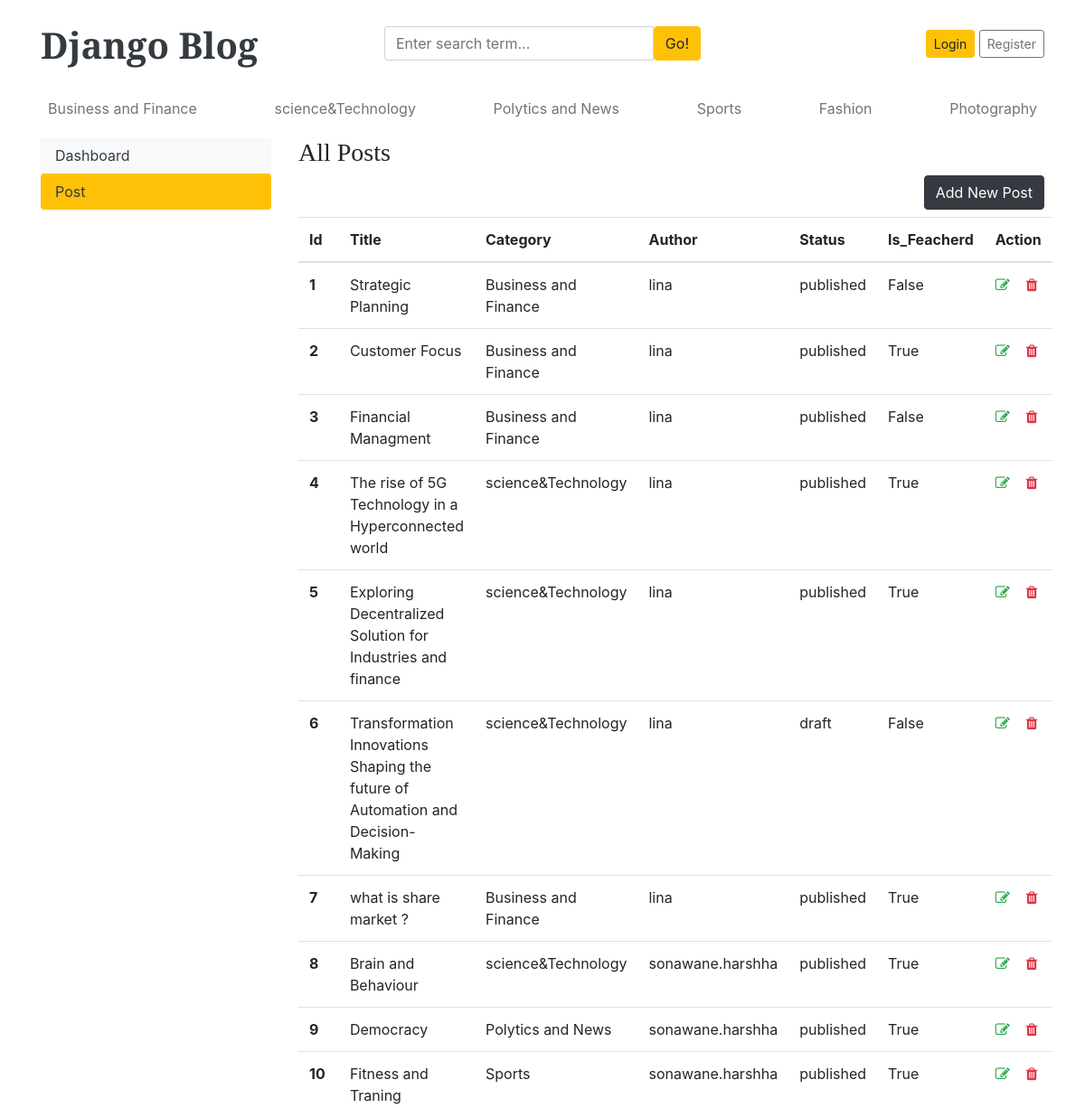
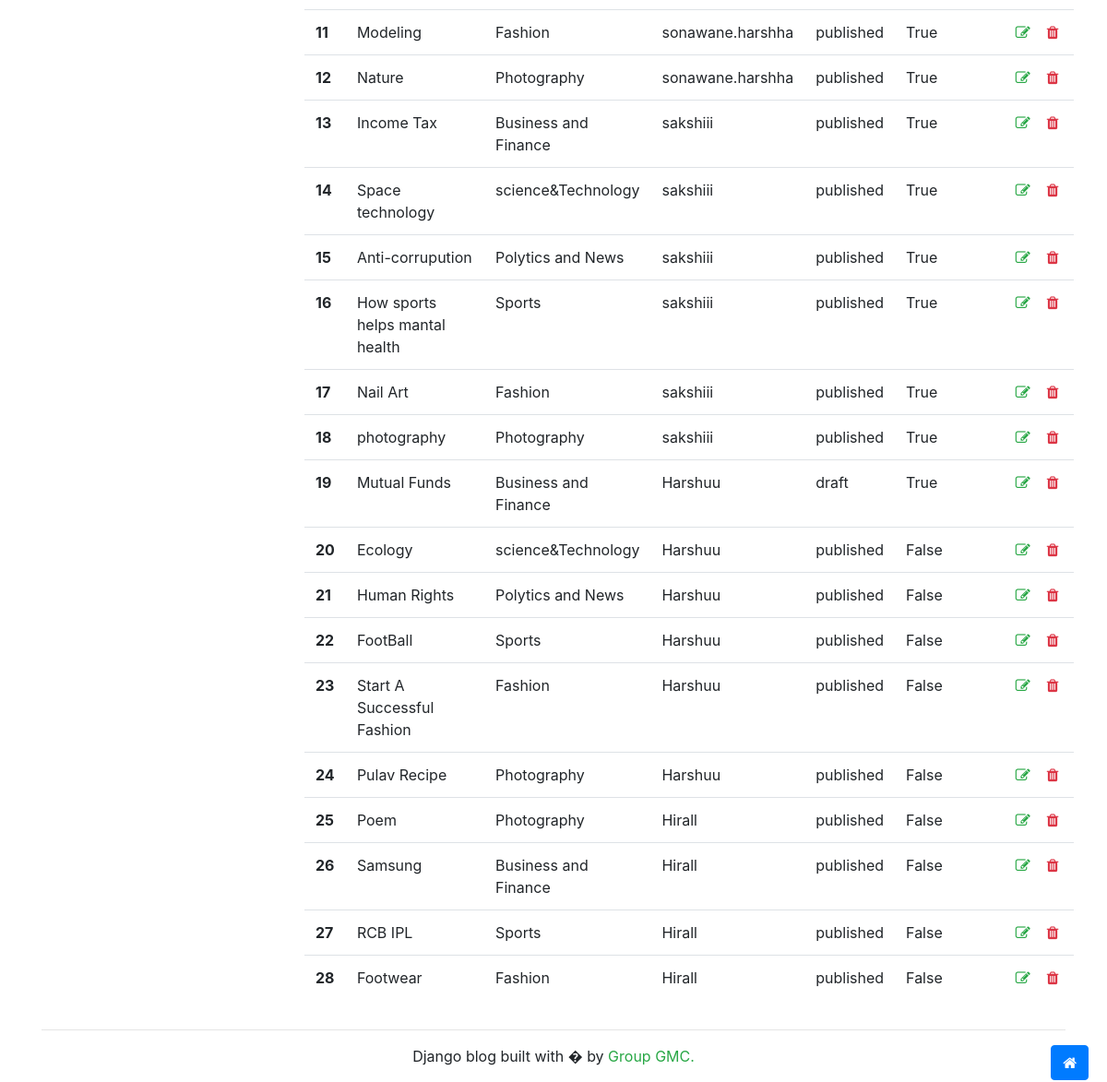
Screenshot of /dashboard/post/ with the database file from the repository (2 pictures, top to bottom).
### myapp/models.py (models this page shows, shortened)
class Category(models.Model):
    category_name = models.CharField(max_length=30)
    created_at = models.DateTimeField(auto_now_add = True)
    updated_at = models.DateTimeField(auto_now = True)
    class Meta:
        verbose_name_plural = 'Categories'
    def __str__(self):
        return self.category_name

class Blog(models.Model):
    title = models.CharField(max_length=100, unique=True)
    slug = models.SlugField(unique=True, blank=True)
    category = models.ForeignKey(Category , on_delete = models.CASCADE)
    author = models.ForeignKey(User , on_delete = models.CASCADE)
    blog_image = models.ImageField(upload_to = 'uploads/%y/%m/%d')
    short_desc = models.TextField(max_length=1000)
    blog_body = models.TextField(max_length=3000)
    status = models.CharField(max_length=100, choices = STATUS_CHOICE,default = 'draft')
    is_feacherd = models.BooleanField(default=False)
    created_at = models.DateTimeField(auto_now_add = True)
    updated_at = models.DateTimeField(auto_now = True)
    class Meta:
        verbose_name_plural = 'blogs'

### dashboard/views.py (the view)
# urls.py: path('post/',views.post,name='post'),
def post(request):
    post = Blog.objects.all()
    context = {
        'post':post
    }
    return render(request,'dashboard/post.html',context)

### myapp/context_processors.py (called while the page is built)
def get_categories(request):
    categories = Category.objects.all()
    return dict(categories=categories)

### myapp/templates/dashboard/post.html
{% extends '../base/base.html' %}
{% block content %}
<div class="row">
     {% include './left-sidebar.html' %}
    <div class="col-md-9">
      <h3>All Posts</h3>
      <a href="{% url 'add_post' %}"class="btn btn-dark float-right mb-2">Add New Post</a>
        <table class="table table-hover">
            <thead>
                <tr>
                  <th >Id</th>
                  <th >Title</th>
                  <th >Category</th>
                  <th >Author</th>
                  <th >Status</th>
                  <th >Is_Feacherd</th>
                  <th>Action</th>
                </tr>
              </thead>
              <tbody>
                {% for p in post %}
                <tr>
                  <th>{{ forloop.counter }}</th>
                  <td>{{ p.title }}</td>
                  <td>{{ p.category }}</td>
                  <td>{{ p.author }}</td>
                  <td>{{ p.status }}</td>
                  <td>{{ p.is_feacherd }}</td>
                  <td>
                    <a href="{% url 'edit_post' p.id %}"><i class="fa fa-edit text-success"></i> </a>&nbsp;&nbsp;
                    <a href="{% url 'del_post' p.id %}"><i class="fa fa-trash text-danger"></i></a></td>
                </tr>
                {% endfor %}
              </tbody>
        </table>
    </div>
</div>
{% endblock %}

### myapp/templates/base/head.html (shortened to what this page needs)
{% load static %}
<!DOCTYPE html>
<html lang="en">
<head>
    <link href="https://getbootstrap.com/docs/4.0/dist/css/bootstrap.min.css" rel="stylesheet">
    <link href="{% static 'static/css/blog.css' %}" rel="stylesheet">
    <link rel="stylesheet" href="https://cdnjs.cloudflare.com/ajax/libs/font-awesome/4.7.0/css/font-awesome.min.css">
  </head>
<body>
<div class="container">
    <header class="blog-header py-3">
      <div class="row flex-nowrap justify-content-between align-items-center">
        <div class="col-4 pt-1">
          <a class="blog-header-logo text-dark" style="font-size: 40px;font-weight: 700;" href="/">Django Blog</a>
        </div>
        <div class="col-4">
          <form action="{% url 'search' %}" method="GET">
            <div class="input-group">
              <input class="form-control" name="keyword" type="text" placeholder="Enter search term..." aria-label="Enter search term..." aria-describedby="button-search" />
              <button type="submit" class="btn btn-warning" id="button-search" type="button">Go!</button>
            </div>
          </form>
        </div>
        <div class="col-4 d-flex justify-content-end align-items-center">
          {% if not user.is_authenticated %}
          <a class="btn btn-sm btn-warning" href="{% url 'login' %}">Login</a> &nbsp;
          <a class="btn btn-sm btn-outline-secondary" href="{% url 'register' %}">Register</a>
          {% else %}
          <span><a href="{% url 'dashboard' %}" class="btn btn-warning mr-2">Dashboard</a></span>
          <span><a href="{% url 'logout' %}" class="btn btn-dark">Logout</a></span>
          <!-- {% for u in users %}
          <span>{{ u.username }}</span>
          {% endfor %} -->
          {% endif %}
        </div>
      </div>
    </header>
    <div class="nav-scroller py-1 mb-2">
      <nav class="nav d-flex justify-content-between">
        {% for cat in categories %}
        <a class="p-2 text-muted" href="{% url 'posts_by_category' cat.id %}">{{ cat.category_name }}</a>
        {% endfor %}
      </nav>
    </div>

### myapp/static/css/blog.css (style rules this page uses)
.blog-header-logo { font-family: "Playfair Display", Georgia, "Times New Roman", serif; font-size: 2.25rem; }
h1, h2, h3, h4, h5, h6 { font-family: "Playfair Display", Georgia, "Times New Roman", serif; }

### rows the page displays
Category: category_name "Business and Finance"
Category: category_name "science&Technology"
Category: category_name "Polytics and News"
Category: category_name "Sports"
Category: category_name "Fashion"
Category: category_name "Photography"
Blog: title "Strategic Planning", category "Business and Finance", author "lina", status "published", is_feacherd "False"
Blog: title "Customer Focus", category "Business and Finance", author "lina", status "published", is_feacherd "True"
Blog: title "Financial Managment", category "Business and Finance", author "lina", status "published", is_feacherd "False"
Blog: title "The rise of 5G Technology in a Hyperconnected world", category "science&Technology", author "lina", status "published", is_feacherd "True"
Blog: title "Exploring Decentralized Solution for Industries and finance", category "science&Technology", author "lina", status "published", is_feacherd "True"
Blog: title "Transformation Innovations Shaping the future of Automation and Decision-Making", category "science&Technology", author "lina", status "draft", is_feacherd "False"
Blog: title "what is share market ?", category "Business and Finance", author "lina", status "published", is_feacherd "True"
Blog: title "Brain and Behaviour", category "science&Technology", author "sonawane.harshha", status "published", is_feacherd "True"
Blog: title "Democracy", category "Polytics and News", author "sonawane.harshha", status "published", is_feacherd "True"
Blog: title "Fitness and Traning", category "Sports", author "sonawane.harshha", status "published", is_feacherd "True"
Blog: title "Modeling", category "Fashion", author "sonawane.harshha", status "published", is_feacherd "True"
Blog: title "Nature", category "Photography", author "sonawane.harshha", status "published", is_feacherd "True"
Blog: title "Income Tax", category "Business and Finance", author "sakshiii", status "published", is_feacherd "True"
Blog: title "Space technology", category "science&Technology", author "sakshiii", status "published", is_feacherd "True"
Blog: title "Anti-corrupution", category "Polytics and News", author "sakshiii", status "published", is_feacherd "True"
Blog: title "How sports helps mantal health", category "Sports", author "sakshiii", status "published", is_feacherd "True"
Blog: title "Nail Art", category "Fashion", author "sakshiii", status "published", is_feacherd "True"
Blog: title "photography", category "Photography", author "sakshiii", status "published", is_feacherd "True"
Blog: title "Mutual Funds", category "Business and Finance", author "Harshuu", status "draft", is_feacherd "True"
Blog: title "Ecology", category "science&Technology", author "Harshuu", status "published", is_feacherd "False"
Blog: title "Human Rights", category "Polytics and News", author "Harshuu", status "published", is_feacherd "False"
Blog: title "FootBall", category "Sports", author "Harshuu", status "published", is_feacherd "False"
Blog: title "Start A Successful Fashion", category "Fashion", author "Harshuu", status "published", is_feacherd "False"
Blog: title "Pulav Recipe", category "Photography", author "Harshuu", status "published", is_feacherd "False"
Blog: title "Poem", category "Photography", author "Hirall", status "published", is_feacherd "False"
Blog: title "Samsung", category "Business and Finance", author "Hirall", status "published", is_feacherd "False"
Blog: title "RCB IPL", category "Sports", author "Hirall", status "published", is_feacherd "False"
Blog: title "Footwear", category "Fashion", author "Hirall", status "published", is_feacherd "False"
